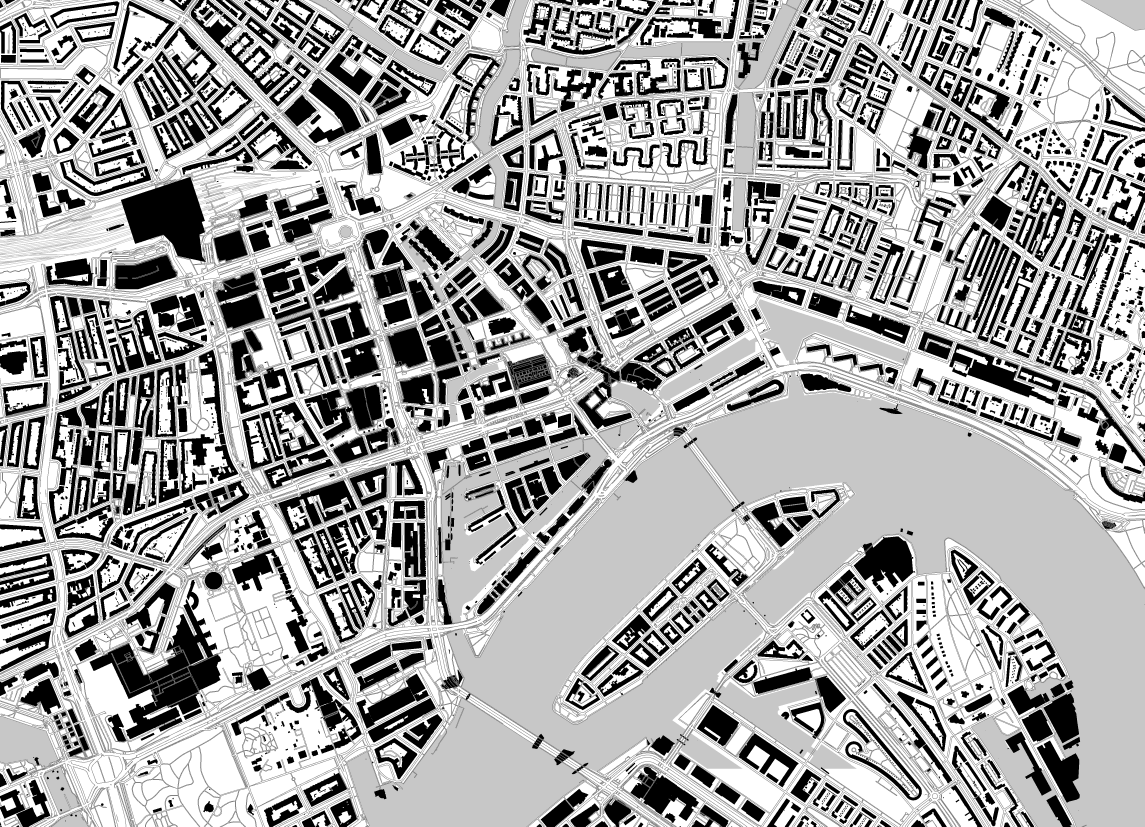
#> input picture img/schwarzplan.webp, 4578 x 3307 px, found by its file name (shown at 1/4 size)
$ python vorkrieg.py
#> lines starting #> are read from the running program, lines starting #| are printed output that depends on the picture; after the words box and inside, x2 and y2 are one past the last pixel; in counts of white or black regions, pixels touching at a corner belong together
# -*- coding: utf-8 -*-
"""Ein Platzhalter fuer die Stadt vor 1940.

Ausdruecklich erfunden, nicht erhoben. Er soll eine Sache zeigen, und die
ist unstrittig: Die Innenstadt vor dem 14. Mai 1940 war **feinkoernig**.
Schmale Parzellen, geschlossene Blockraender, enge Strassen, Hoefe im
Inneren. Der Wiederaufbau hat daraus grobe, freistehende Koerper gemacht.
Dieser Unterschied im Korn ist der Punkt, und er traegt auch dann, wenn die
einzelnen Haeuser hier nicht die richtigen sind.

Gezeichnet wird in das Gebiet, das 1940 ausbrannte, abzueglich des heutigen
Wassers. Das Muster folgt zwei Richtungen: der Hafenkante im Sueden und dem
aelteren Raster im Norden. Blockgroesse rund 70 x 45 m, Strassen 13 m, Hof
innen. Das sind Groessenordnungen der europaeischen Vorkriegsstadt, keine
Messwerte.

Wird ersetzt, sobald die wirklichen Grundrisse vorliegen: Dieselbe Datei,
dieselbe Lage, nur ein anderes Bild.
"""
import math
import os

import numpy as np
from PIL import Image, ImageDraw

REPO = r"C:\Users\nils\OneDrive\ARCHITEKTUR\01_PROJEKTE\STUDIUM\2026_WS2627_HochschuleWismar\WPM STADT + RAUM\Output\Rotterdam-Wijnhaven"
HEUTE = os.path.join(REPO, 'img', 'schwarzplan.webp')
ZIEL = os.path.join(REPO, 'img', 'vorkrieg.webp')

LON0, LAT0 = 4.460351, 51.931723
MLON, MLAT = 68671.61405376215, 110540.0
M_JE_PX = 0.8580                       # Meter je Bildpunkt des Schwarzplans

# Die 1940 ausgebrannte Flaeche, schematisch (wie in der Zeichnung zuvor)
BRANDGRENS = [
 (51.92490, 4.47400), (51.92470, 4.48100), (51.92320, 4.48780), (51.92120, 4.49420),
 (51.91780, 4.49580), (51.91500, 4.48900), (51.91350, 4.48400), (51.91390, 4.48200),
 (51.91680, 4.47800), (51.91780, 4.47450), (51.92050, 4.47120), (51.92320, 4.47000),
]

BLOCK_L, BLOCK_B = 70.0, 45.0          # Meter
STRASSE = 13.0                         # Meter
TIEFE = 12.0                           # Bautiefe am Blockrand, Meter
GRENZE_LAT = 51.9205                   # darunter die Hafenrichtung, darueber das Raster
WINKEL_SUED, WINKEL_NORD = 24.0, -6.0  # Grad


def px(lat, lon):
    return ((lon - LON0) * MLON / M_JE_PX, (LAT0 - lat) * MLAT / M_JE_PX)


def main():
    heute = Image.open(HEUTE).convert('L')
    W, H = heute.size
#> W = 4578; H = 3307
    a = np.asarray(heute)
    wasser = (a > 185) & (a < 215)
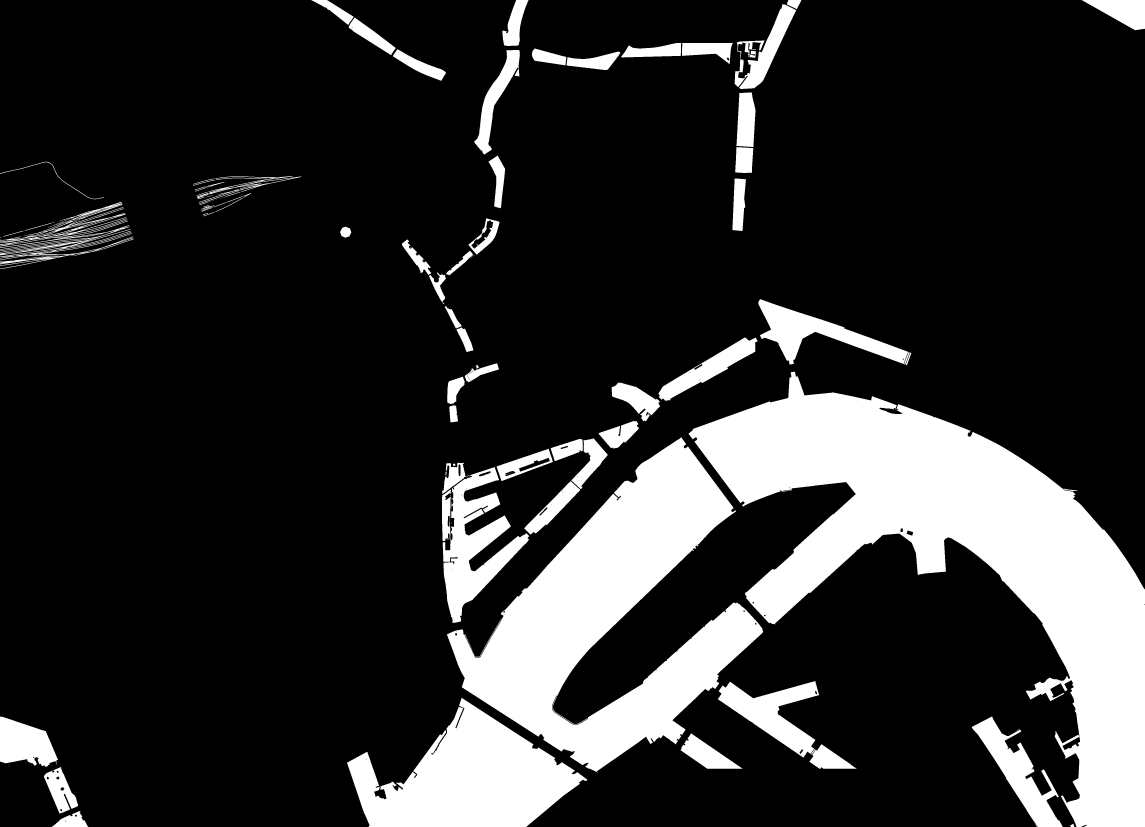
#> wasser: shape (3307, 4578) bool (shown at 1/4 size); 17.9% white; 214 white regions (126 under 20 px), largest, box (x1, y1, x2, y2) and area: (2754, 1487, 4578, 3307) 1125401, (1788, 1749, 3053, 3091) 663822, (1387, 2792, 2349, 3307) 264267

    # Maske des Brandgebiets
    maske = Image.new('L', (W, H), 0)
#> maske: PIL image 4578x3307 L; every value is 0
    ImageDraw.Draw(maske).polygon([px(*p) for p in BRANDGRENS], fill=255)
#> maske: PIL image 4578x3307 L; 12.6% white; 1 white region, box (x1, y1, x2, y2) and area: (772, 879, 2838, 2348) 1902356
    innen = np.asarray(maske) > 127
    innen &= ~wasser
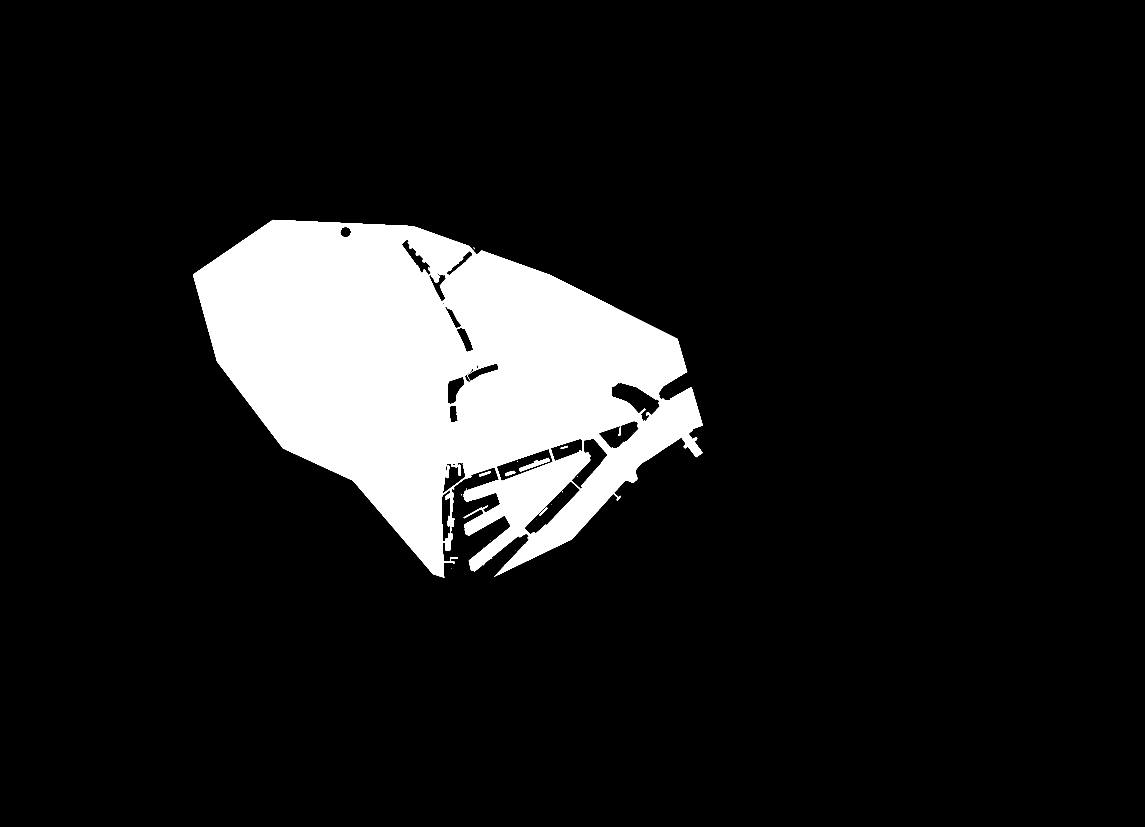
#> innen: shape (3307, 4578) bool (shown at 1/4 size); 11.1% white; 28 white regions (18 under 20 px), largest, box (x1, y1, x2, y2) and area: (772, 879, 2811, 2311) 1673709, (2076, 1831, 2199, 1887) 1853, (2021, 1883, 2061, 1905) 410
    print('Brandgebiet ohne Wasser: %.0f ha' % (innen.sum() * M_JE_PX ** 2 / 10000))
#| Brandgebiet ohne Wasser: 124 ha

    # Zwei Richtungen, getrennt an einer Breite
    grenze_y = px(GRENZE_LAT, LON0)[1]
    bild = Image.new('L', (W, H), 0)
    d = ImageDraw.Draw(bild)
    schritt_l = (BLOCK_L + STRASSE) / M_JE_PX
    schritt_b = (BLOCK_B + STRASSE) / M_JE_PX
    bl, bb = BLOCK_L / M_JE_PX, BLOCK_B / M_JE_PX
    tiefe = TIEFE / M_JE_PX

    rng = np.random.default_rng(1946)
    for winkel, (y_von, y_bis) in ((WINKEL_NORD, (-H, grenze_y)),
                                   (WINKEL_SUED, (grenze_y, 2 * H))):
        r = math.radians(winkel)
        c, s = math.cos(r), math.sin(r)
        # Gitter im gedrehten System, weit genug ueber das Bild hinaus
        reich = int(math.hypot(W, H) / min(schritt_l, schritt_b)) + 4
        for i in range(-reich, reich):
            for j in range(-reich, reich):
                u, v = i * schritt_l, j * schritt_b
                # leichte Unregelmaessigkeit, sonst sieht es nach Tapete aus
                du = float(rng.normal(0, 3.0 / M_JE_PX))
                dv = float(rng.normal(0, 2.0 / M_JE_PX))
                ecken_uv = [(u + du, v + dv), (u + du + bl, v + dv),
                            (u + du + bl, v + dv + bb), (u + du, v + dv + bb)]
                aussen = [(W / 2 + e[0] * c - e[1] * s, H / 2 + e[0] * s + e[1] * c)
                          for e in ecken_uv]
                ys = [p[1] for p in aussen]
                if max(ys) < y_von or min(ys) > y_bis:
                    continue
                if max(p[0] for p in aussen) < 0 or min(p[0] for p in aussen) > W:
                    continue
                innen_uv = [(ecken_uv[0][0] + tiefe, ecken_uv[0][1] + tiefe),
                            (ecken_uv[1][0] - tiefe, ecken_uv[1][1] + tiefe),
                            (ecken_uv[2][0] - tiefe, ecken_uv[2][1] - tiefe),
                            (ecken_uv[3][0] + tiefe, ecken_uv[3][1] - tiefe)]
                hof = [(W / 2 + e[0] * c - e[1] * s, H / 2 + e[0] * s + e[1] * c)
                       for e in innen_uv]
                d.polygon(aussen, fill=255)
                if bl > 2 * tiefe + 4 and bb > 2 * tiefe + 4:
                    d.polygon(hof, fill=0)

    gebaut = (np.asarray(bild) > 127) & innen
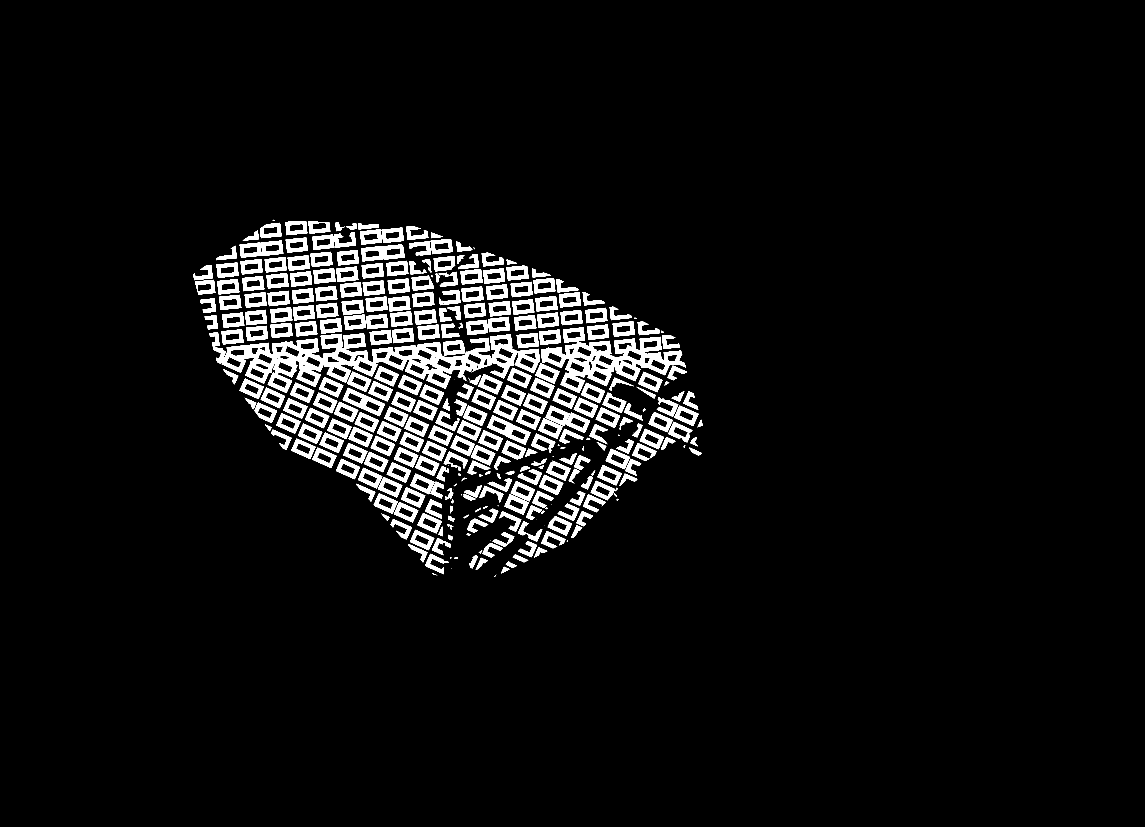
#> gebaut: shape (3307, 4578) bool (shown at 1/4 size); 5.2% white; 348 white regions (25 under 20 px), largest, box (x1, y1, x2, y2) and area: (981, 1335, 2071, 1555) 80334, (2164, 1309, 2743, 1572) 46807, (837, 1329, 995, 1491) 7895
    print('bebaut: %.1f %% des Brandgebiets' % (100 * gebaut.sum() / max(innen.sum(), 1)))
#| bebaut: 47.1 % des Brandgebiets

    aus = np.zeros((H, W, 4), dtype=np.uint8)
    aus[gebaut] = (26, 26, 26, 255)
    Image.fromarray(aus).save(ZIEL, 'WEBP', lossless=True, quality=100, method=6)
    print('img/vorkrieg.webp: %d x %d px, %.0f KB' % (W, H, os.path.getsize(ZIEL) / 1024))
#| img/vorkrieg.webp: 4578 x 3307 px, 49 KB

    v = Image.fromarray(aus)
    weiss = Image.new('RGB', v.size, (255, 255, 255))
#> weiss: PIL image 4578x3307 RGB; every value is 255
    weiss.paste(v, (0, 0), v)
    weiss.resize((W // 4, H // 4), Image.LANCZOS).save(r'C:\Temp\wij3d\pres\X1_vorkrieg.png')
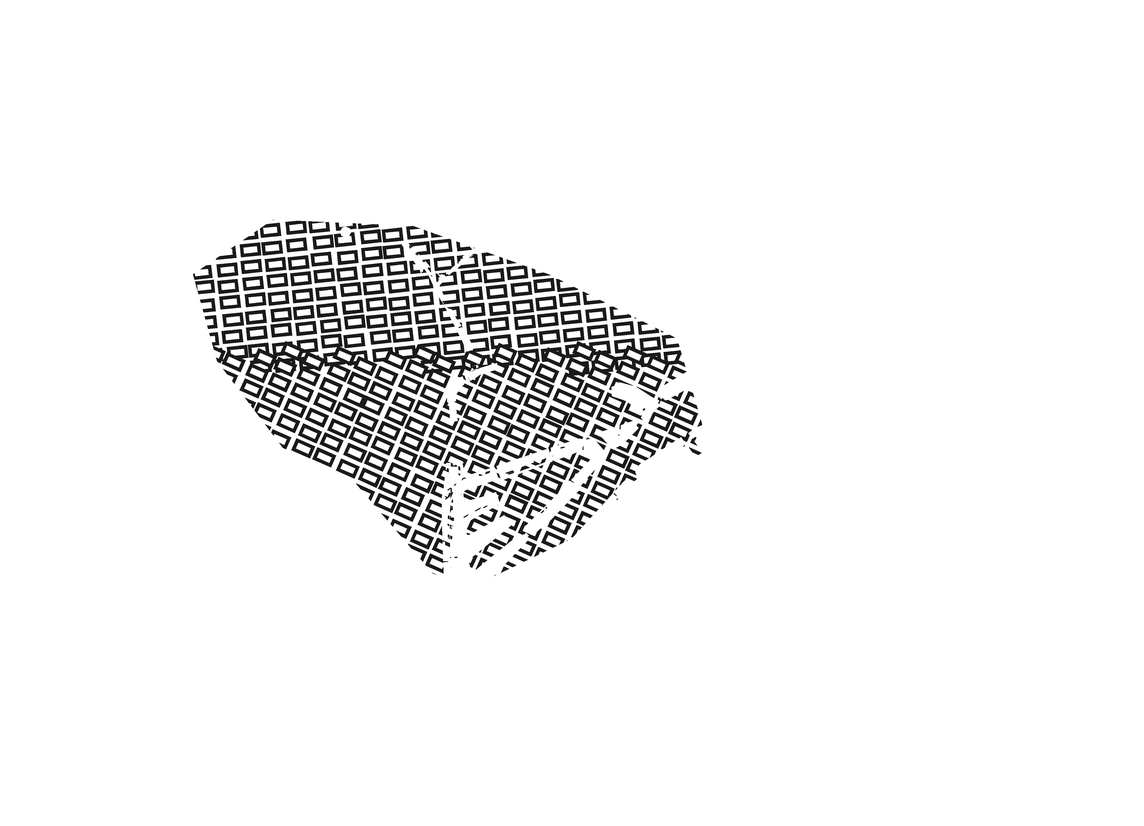
#> saved as X1_vorkrieg.png: PIL image 1144x826 RGB; min 0, max 255, mean 242.7


if __name__ == '__main__':
    main()
